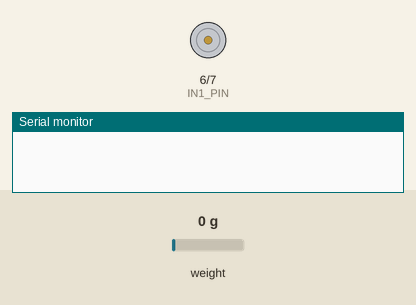
A sketch run on a simulated Arduino Uno, built with avr-gcc and run on an emulated ATmega328P. Parts: motor-driver pin pairs drawn as motors (green arrow = first pin HIGH = forward, orange = second pin HIGH = backward, longer = more drive, scaled by the enable pin), the last lines printed to the serial monitor. The inputs (shaded band) are chosen by the test bench; at power-on: weight on the scale 0 g.

Above: at 0.1 s.
At 2.3 s:
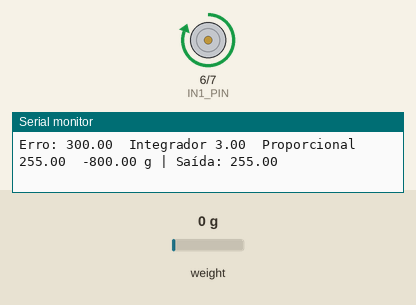
Timing chart, 0 to 3.8 s (numbered marks = the images above):
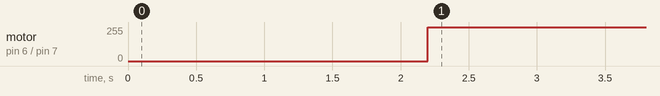

Measured:
- by itself, motor on pin 6 (IN1_PIN) / pin 7 (IN2_PIN): stopped → forward 255/255 at 2.2 s

The sketch:

controle_pid_bombav2.ino
```cpp
#include <HX711.h>

// Configuração da célula de carga HX711
const int LOADCELL_DOUT_PIN = A1;
const int LOADCELL_SCK_PIN = A0;
HX711 scale;

float weight;
// Configuração da ponte H L298
const int ENA_PIN = 5;    // Pino de controle de velocidade da bomba de água
const int IN1_PIN = 6;    // Pino de controle da direção da bomba de água
const int IN2_PIN = 7;    // Pino de controle da direção da bomba de água

// Constantes do controlador PID
const float Kp = 2.7-0.3;    // Ganho proporcional
const float Ki = 0.006/60;    // Ganho integral
const float Kd = 0;    // Ganho derivativo

float P, I, D;


// Variáveis do controlador PID
float setpoint = 300.0;  // Nível de referência em gramas
float input, output;
float error, lastError;
float integral, derivative;

// Variáveis para o cálculo do tempo
unsigned long lastTime;
unsigned long sampleTime = 100;  // Tempo de amostragem em milissegundos

void setup() {
  // Inicialização dos pinos
  pinMode(ENA_PIN, OUTPUT);
  pinMode(IN1_PIN, OUTPUT);
  pinMode(IN2_PIN, OUTPUT);

  // Configuração da célula de carga
  scale.begin(LOADCELL_DOUT_PIN, LOADCELL_SCK_PIN);
  scale.set_scale(476.45);

  // Tempo de estabilização da célula de carga
  delay(2000);

  // Inicialização da comunicação serial
  Serial.begin(115200);

  // Inicialização do controlador PID
  lastTime = millis();
  lastError = 0;
  integral = 0;
}

void loop() {
  // Cálculo do tempo decorrido desde a última amostra
  unsigned long now = millis();
  unsigned long deltaTime = now - lastTime;

    // Calcula o erro
    error = setpoint - weight;


  // Verifica se é hora de realizar uma nova amostra
  if (deltaTime >= sampleTime) {
    // Realiza a leitura do peso
    weight = scale.get_units()*(-1) - 800;


    // Calcula as componentes do controlador PID
    integral += (error * deltaTime);

    derivative = (error - lastError) / deltaTime;

    P = Kp*error;

    if(P<0){
      P = 0;
    }else if(P>255){
      P = 255;
    }


    I = Ki*integral;

    if(I<0){
      I = 0;
    }else if(I>255){
      I = 255;
    }


    D = Kd*derivative;

    if(D<0){
      D = 0;
    }else if(D>255){
      D = 255;
    }

    // Calcula a saída do controlador PID
    output = (P+I+D);     //fator de ganho


     //map(output, 0, 636592.43, 255, 110);
    // Limita a saída entre 0 e 255 (para usar com a ponte H)


    if (output < 0) {
      output = 0;
    } else if (output > 255) {
      output = 255;
    }


 // Atualiza a saída da bomba e imprime os valores no Monitor Serial
    analogWrite(ENA_PIN, output);
    lastTime = now;

    // Atualiza o estado dos pinos da ponte H para controlar a direção da bomba de água
      digitalWrite(IN1_PIN, HIGH);
      digitalWrite(IN2_PIN, LOW);


    Serial.print("Erro: ");
    Serial.print(error );
    Serial.print(" ");

    Serial.print(" Integrador ");
    Serial .print(I);
    Serial.print(" ");

    Serial.print(" Proporcional ");
    Serial .print(P);
    Serial.print(" ");


    // Imprime os valores no Monitor Serial
    Serial.print(" ");
    Serial.print(weight);
    Serial.print(" g | Saída: ");
    Serial.println(output);

    // Atualiza as variáveis para a próxima iteração
    lastError = error;
  }
}
```
